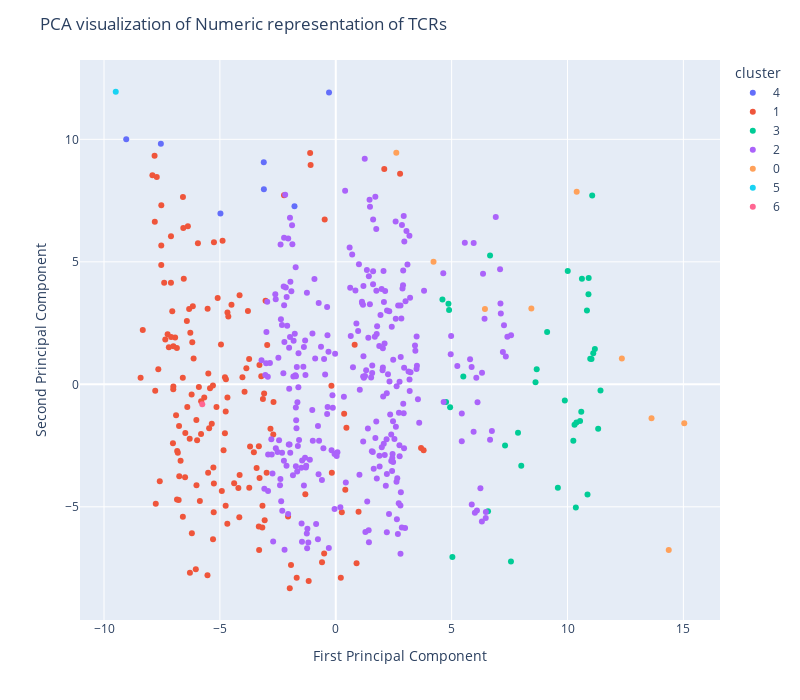

The notebook cell saved with this chart:
### Code cell
from sklearn.decomposition import PCA

pca = PCA(n_components=2)
X_pca = pca.fit_transform(df_numeric)
fig = px.scatter(df_2, x=X_pca[:, 0], y=X_pca[:, 1], color="cluster")
fig.update_layout(
    title="PCA visualization of Numeric representation of TCRs",
    xaxis_title="First Principal Component",
    yaxis_title="Second Principal Component",
    width=800,  
    height=700,
)
fig.show()

### Figure 1 — Plotly figure (JSON) as saved in the notebook; plotly's stock layout.template omitted (floating-point values rounded to 4 significant figures; data arrays with more than 128 entries replaced by an {"elided": "..."} marker saying what was removed)
{"data": [{"hovertemplate": "cluster=4<br>x=%{x}<br>y=%{y}<extra></extra>", "legendgroup": "4", "marker": {"color": "#636efa", "symbol": "circle"}, "mode": "markers", "name": "4", "orientation": "v", "showlegend": true, "type": "scatter", "x": [-7.547, -9.041, -3.106, -4.975, -1.781, -3.102, -0.2906], "xaxis": "x", "y": [9.819, 10.0, 9.061, 6.972, 7.264, 7.959, 11.91], "yaxis": "y"}, {"hovertemplate": "cluster=1<br>x=%{x}<br>y=%{y}<extra></extra>", "legendgroup": "1", "marker": {"color": "#EF553B", "symbol": "circle"}, "mode": "markers", "name": "1", "orientation": "v", "showlegend": true, "type": "scatter", "x": {"elided": "150 float values"}, "xaxis": "x", "y": {"elided": "150 float values"}, "yaxis": "y"}, {"hovertemplate": "cluster=3<br>x=%{x}<br>y=%{y}<extra></extra>", "legendgroup": "3", "marker": {"color": "#00cc96", "symbol": "circle"}, "mode": "markers", "name": "3", "orientation": "v", "showlegend": true, "type": "scatter", "x": [4.89, 4.76, 7.305, 10.01, 10.59, 11.07, 4.935, 10.84, 10.91, 10.9, 7.864, 8.671, 9.884, 4.863, 10.62, 4.604, 5.504, 7.56, 10.86, 11.18, 9.584, 11.42, 10.3, 9.119, 11.32, 10.39, 10.25, 6.571, 11.11, 6.657, 10.98, 11.04, 10.54, 8.004, 8.62, 5.033, 10.36], "xaxis": "x", "y": [3.037, -0.7225, -2.498, 4.625, -1.122, 7.704, -0.9371, 3.008, 4.335, 3.675, -1.974, 0.6163, -0.6639, 3.287, 4.307, 3.458, 0.3194, -7.229, -4.501, 1.443, -4.219, -0.2478, -1.646, 2.137, -1.811, -1.556, -2.299, -5.185, 1.269, 5.253, 1.045, 1.035, -1.498, -3.319, 0.08477, -7.044, -5.026], "yaxis": "y"}, {"hovertemplate": "cluster=2<br>x=%{x}<br>y=%{y}<extra></extra>", "legendgroup": "2", "marker": {"color": "#ab63fa", "symbol": "circle"}, "mode": "markers", "name": "2", "orientation": "v", "showlegend": true, "type": "scatter", "x": {"elided": "295 float values"}, "xaxis": "x", "y": {"elided": "295 float values"}, "yaxis": "y"}, {"hovertemplate": "cluster=0<br>x=%{x}<br>y=%{y}<extra></extra>", "legendgroup": "0", "marker": {"color": "#FFA15A", "symbol": "circle"}, "mode": "markers", "name": "0", "orientation": "v", "showlegend": true, "type": "scatter", "x": [6.437, 10.4, 8.44, 4.219, 15.04, 2.612, 13.63, 12.34, 14.37], "xaxis": "x", "y": [3.077, 7.865, 3.095, 5.004, -1.586, 9.455, -1.388, 1.058, -6.764], "yaxis": "y"}, {"hovertemplate": "cluster=5<br>x=%{x}<br>y=%{y}<extra></extra>", "legendgroup": "5", "marker": {"color": "#19d3f3", "symbol": "circle"}, "mode": "markers", "name": "5", "orientation": "v", "showlegend": true, "type": "scatter", "x": [-9.493], "xaxis": "x", "y": [11.94], "yaxis": "y"}, {"hovertemplate": "cluster=6<br>x=%{x}<br>y=%{y}<extra></extra>", "legendgroup": "6", "marker": {"color": "#FF6692", "symbol": "circle"}, "mode": "markers", "name": "6", "orientation": "v", "showlegend": true, "type": "scatter", "x": [-5.761], "xaxis": "x", "y": [-0.8127], "yaxis": "y"}], "layout": {"height": 700, "legend": {"title": {"text": "cluster"}, "tracegroupgap": 0}, "margin": {"t": 60}, "title": {"text": "PCA visualization of Numeric representation of TCRs"}, "width": 800, "xaxis": {"anchor": "y", "domain": [0, 1], "title": {"text": "First Principal Component"}}, "yaxis": {"anchor": "x", "domain": [0, 1], "title": {"text": "Second Principal Component"}}}}
